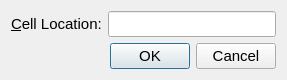
<?xml version="1.0" encoding="UTF-8"?>
<ui version="4.0">
 <class>goToCellDialog</class>
 <widget class="QDialog" name="goToCellDialog">
  <property name="geometry">
   <rect>
    <x>0</x>
    <y>0</y>
    <width>287</width>
    <height>80</height>
   </rect>
  </property>
  <property name="font">
   <font>
    <pointsize>11</pointsize>
   </font>
  </property>
  <property name="windowTitle">
   <string>Go To Cell</string>
  </property>
  <layout class="QVBoxLayout" name="verticalLayout">
   <item>
    <layout class="QHBoxLayout" name="horizontalLayout">
     <item>
      <widget class="QLabel" name="label">
       <property name="text">
        <string>&amp;Cell Location:</string>
       </property>
       <property name="buddy">
        <cstring>lineEdit</cstring>
       </property>
      </widget>
     </item>
     <item>
      <widget class="QLineEdit" name="lineEdit"/>
     </item>
    </layout>
   </item>
   <item>
    <layout class="QHBoxLayout" name="horizontalLayout_2">
     <item>
      <spacer name="horizontalSpacer">
       <property name="orientation">
        <enum>Qt::Horizontal</enum>
       </property>
       <property name="sizeHint" stdset="0">
        <size>
         <width>68</width>
         <height>20</height>
        </size>
       </property>
      </spacer>
     </item>
     <item>
      <widget class="QDialogButtonBox" name="buttonBox">
       <property name="standardButtons">
        <set>QDialogButtonBox::Cancel|QDialogButtonBox::Ok</set>
       </property>
      </widget>
     </item>
    </layout>
   </item>
  </layout>
 </widget>
 <tabstops>
  <tabstop>lineEdit</tabstop>
 </tabstops>
 <resources/>
 <connections/>
</ui>
